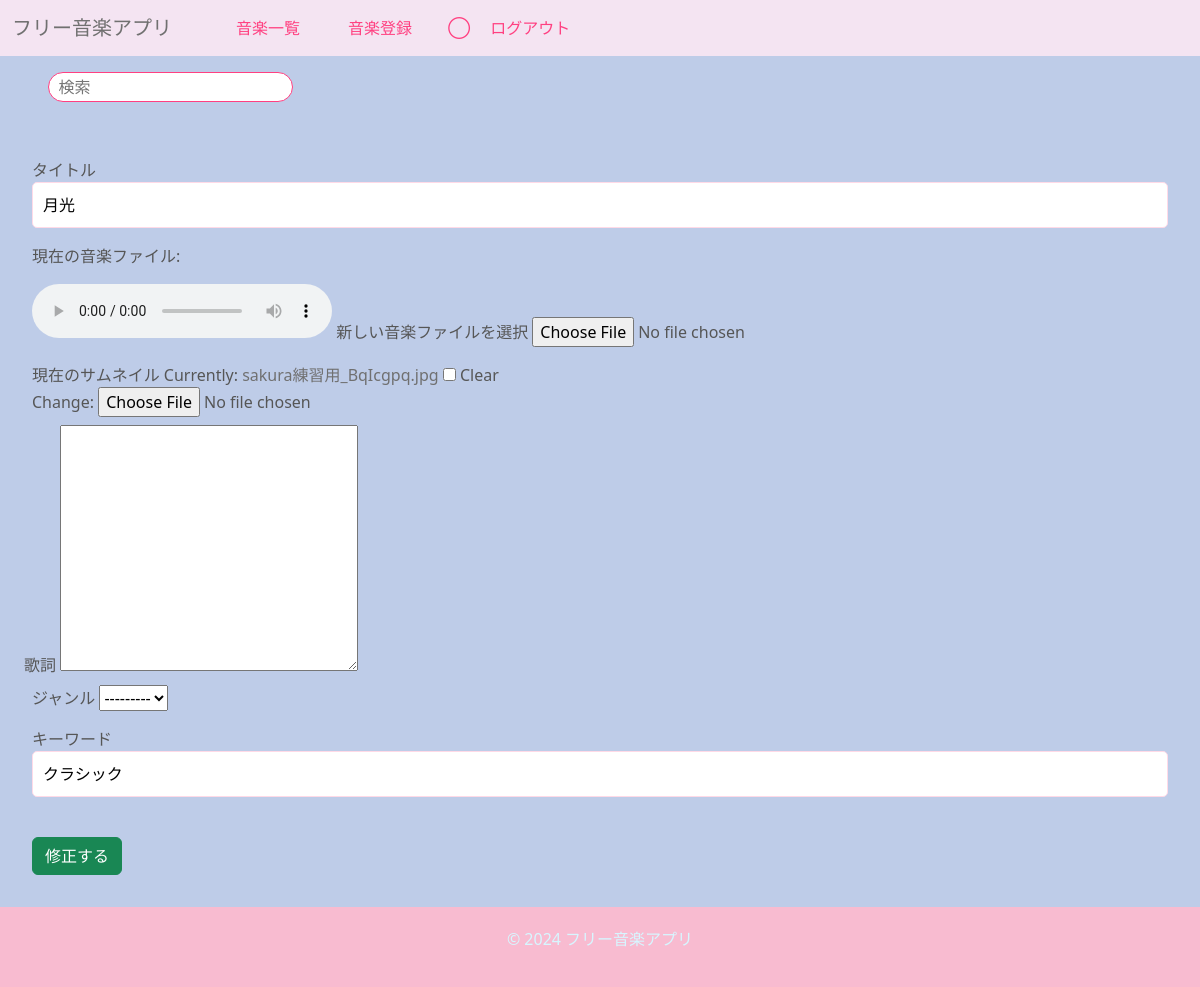
The app's page /ongaku/1/update/ (signed in), older data.
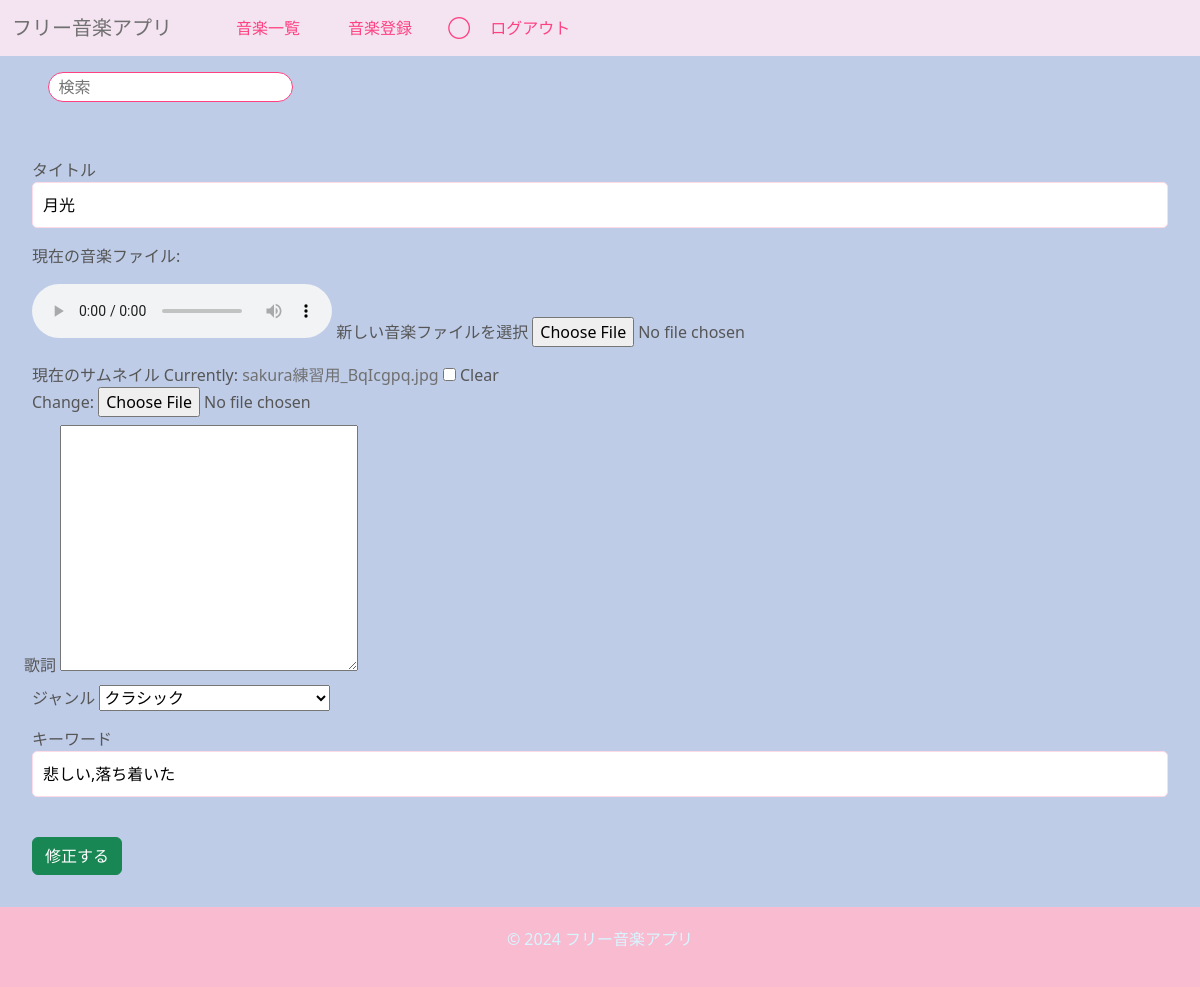
The same page, newer data.
### ongaku/models.py (models this page shows, shortened)
class Ongaku(models.Model):
    title = models.CharField(max_length=70)
    text = models.TextField(blank=True, default="")
    audio_file = models.FileField(upload_to='music/')
    thumbnail = models.ImageField(null=True, blank=True)
    category = models.ForeignKey(Category, on_delete=models.CASCADE, null=True, blank=True)  # ForeignKeyでCategoryを参照
    custom_category = models.CharField(
        max_length=100,
        blank=True,
        help_text="選択肢にない場合、自由に入力してください。"
    )
    user = models.ForeignKey(User, on_delete=models.CASCADE, related_name='songs')
    search_count = models.IntegerField(default=0)
    play_count = models.IntegerField(default=0)

### ongaku/views.py (the view, shortened to what this page needs)
# urls.py: path('ongaku/<int:pk>/update/', views.UpdateOngakuView.as_view(), name='update-ongaku'),
class UpdateOngakuView(LoginRequiredMixin, UpdateView):
    model = Ongaku
    fields = ('title', 'text', 'thumbnail', 'category', 'audio_file', 'custom_category')
    template_name = 'ongaku/ongaku_update.html'
    def get_object(self, queryset=None):
        obj = super().get_object(queryset)
        if obj.user != self.request.user:
            raise PermissionDenied
        return get_object_or_404(Ongaku, pk=self.kwargs['pk'])

### ongaku/models.py (called while the page is built)
    def __str__(self):
        return self.name

### ongaku/templates/ongaku/ongaku_update.html (shortened to what this page needs)
{% extends 'base.html' %}
{% block content %}
    <form method="POST" enctype="multipart/form-data">
        <div class="p-2">
            <label for="title">タイトル</label>
            {{ form.title }}
        </div>
        <div class="p-2">
            {% if form.instance.audio_file %}
                <p>現在の音楽ファイル:</p>
                <audio controls>
                    <source src="{{ form.instance.audio_file.url }}" type="audio/mpeg">
                </audio>
            {% else %}
                <p>音楽ファイルがありません。</p>
            {% endif %}
            <label for="id_audio_file">新しい音楽ファイルを選択</label>
            <input type="file" name="audio_file">
        </div>
        <div class="p-2">
            <label for="thumbnail">現在のサムネイル</label>
            {{ form.thumbnail }}
        </div>
        <div>
            <label for="id_text">歌詞</label>
            <textarea id="id_text" name="text" rows="10" cols="30">{{ form.text.value }}</textarea>
        </div>
        <div class="p-2">
            <label for="category">ジャンル</label>
            {{ form.category }}
        </div>
        <div class="p-2">
            <label for="category">キーワード</label>
            {{ form.custom_category }}
        </div>
        <div class="p-2">
            <button type="submit" class="btn btn-success mt-4" value="修正する">修正する</button>
        </div>
    </form>
{% endblock %}

Row changes from the older to the newer data that the page shows:
changed Ongaku "月光": category "---------" → "クラシック"; custom_category "クラシック" → "悲しい,落ち着いた"
